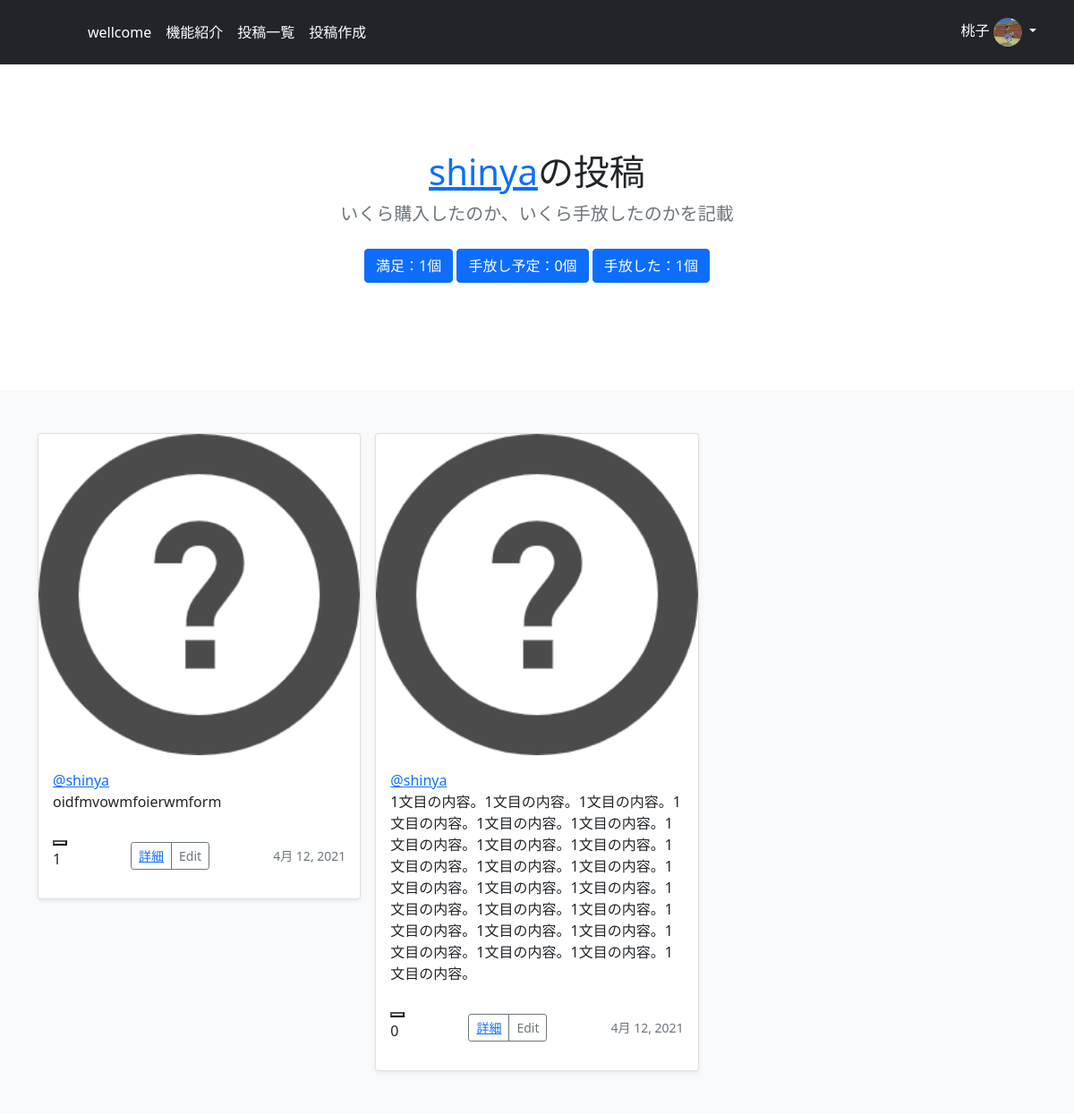
Page /user_posts/1 (signed in) on the committed database.
### minimal/models.py (models this page shows, shortened)
class CustomUser(AbstractUser):
    image = models.ImageField(upload_to='', blank=True, null=True, verbose_name='プロフィール画像', default='default_user_icon.jpeg')

class MinimalModel(models.Model):
    title = models.CharField(max_length=100)
    author = models.ForeignKey(get_user_model(), on_delete=models.CASCADE)
    buy_reason = models.TextField()
    sell_reason = models.TextField(null=True, blank=True)
    status = models.ForeignKey(ThingStatus, verbose_name='物の状況', on_delete=models.PROTECT)
    obj_image = models.ImageField(upload_to='', blank=True, null=True, default='default_thing_icon.png')
    buy_date = models.DateField()
    buy_price = models.IntegerField()
    sell_price = models.IntegerField(null=True, blank=True)
    nice_throw = models.IntegerField(null=True, blank=True)

### minimal/views.py (the view)
# urls.py: path('user_posts/<int:pk>', views.user_posts, name='user_posts'),
def user_posts(request, pk):
    context = user_posts_base(pk)
    return render(request, 'user_posts.html', context)

### minimal/views.py (called while the page is built)
def user_posts_base(pk):
    user = get_object_or_404(CustomUser, pk=pk)
    object_list = MinimalModel.objects.filter(author=user)
    satisfied_list = MinimalModel.objects.filter(author=user, status__name='満足')
    planed_list = MinimalModel.objects.filter(author=user, status__name='手放すかも')
    threw_list = MinimalModel.objects.filter(author=user, status__name='手放した')
    context = {
        'user': user,
        'object_list': object_list,
        'satisfied_list': satisfied_list,
        'planed_list': planed_list,
        'threw_list': threw_list,
    }
    return context

### templates/user_posts.html
{% extends 'base.html' %}
{% block header %}
  <section class="py-5 text-center container">
    <div class="row py-lg-5">
      <div class="col-lg-6 col-md-8 mx-auto">
        <h1 class="fw-light"><a href="{% url 'user_posts' user.id %}">{{ user.username }}</a>の投稿</h1>
        <p class="lead text-muted">いくら購入したのか、いくら手放したのかを記載</p>
        <p>
          <a href="{% url 'user_posts_satisfied' user.id %}" class="btn btn-primary my-2">満足：{{ satisfied_list.count }}個</a>
          <a href="{% url 'user_posts_planed' user.id %}" class="btn btn-primary my-2">手放し予定：{{ planed_list.count }}個</a>
          <a href="{% url 'user_posts_threw' user.id %}" class="btn btn-primary my-2">手放した：{{ threw_list.count }}個</a>
        </p>
      </div>
    </div>
  </section>
{% endblock header %}
{% block content %}
  <div class="album py-5 bg-light">
    <div class="container">
        <div class="row row-cols-1 row-cols-sm-2 row-cols-md-3 g-3">
    {% for object in object_list %}
    <div class="col">
          <div class="card shadow-sm">
            <img class="bd-placeholder-img card-img-top" width="100%" height="100%" src="{{ object.obj_image.url }}">
            <div class="card-body">
            <a href="{% url 'user_posts' object.author.id %}">@{{ object.author }}</a>
              <p class="card-text">{{ object.buy_reason }}</p>
              <div class="d-flex justify-content-between align-items-center">
              <div class="like-outer">
                    {% include 'like.html' %}
              </div>
                <div class="btn-group">
                  <button type="button" class="btn btn-sm btn-outline-secondary"><a href="{% url 'detail' object.pk %}">詳細</a></button>
                  <button type="button" class="btn btn-sm btn-outline-secondary">Edit</button>
                </div>
                <small class="text-muted">{{ object.buy_date }}</small>
              </div>
            </div>
          </div>
        </div>
    {% endfor %}
    </div>
{% endblock content %}

### templates/base.html (shortened to what this page needs)
{% load static %}
<!doctype html>
<html lang="ja">
  <head>
    <link href="https://cdn.jsdelivr.net/npm/bootstrap@5.0.0-beta1/dist/css/bootstrap.min.css" rel="stylesheet">
    {% block customcss %}
    <link href="{% static 'header.css' %}" rel="stylesheet">
    {% endblock customcss %}
  </head>
  <body>
    <header class="p-3 bg-dark text-white">
      <div class="container">
        <div class="d-flex flex-wrap align-items-center justify-content-center justify-content-lg-start">
          <a href="/" class="d-flex align-items-center mb-2 mb-lg-0 text-white text-decoration-none">
          <svg class="bi me-2" width="40" height="32"><use xlink:href="#bootstrap"/></svg>
          </a>
          <ul class="nav col-12 col-lg-auto me-lg-auto mb-2 justify-content-center mb-md-0">
            <li><a href="{% url 'index' %}" class="nav-link px-2 text-white">wellcome</a></li>
            <li><a href="#" class="nav-link px-2 text-white">機能紹介</a></li>
            <li><a href="{% url 'list' %}" class="nav-link px-2 text-white">投稿一覧</a></li>
            {% if request.user.is_authenticated %}
            <li><a href="{% url 'create' %}" class="nav-link px-2 text-white">投稿作成</a></li>
            {% endif %}
          </ul>
      {% if request.user.is_authenticated %}
          <div class="dropdown text-end">
            <a href="#" class="d-block link-dark text-decoration-none dropdown-toggle" id="dropdownUser1" data-bs-toggle="dropdown" aria-expanded="false">
            {{ request.user }}
            <img src="{{ request.user.image.url }}" alt="mdo" width="32" height="32" class="rounded-circle">
            </a>
          </div>
      {% else %}
          <div class="text-end">
            <a href="{% url 'login' %}"><button type="button" class="btn btn-outline-light me-2">Login</button></a>
            <a href="{% url 'signup' %}"><button type="button" class="btn btn-warning">Sign-up</button></a>
          </div>
      {% endif %}
        </div>
      </div>
    </header>
    {% block header %}
    {% endblock header %}
    {% block content %}
    {% endblock content %}
</body>

### templates/like.html (shortened to what this page needs)
{% if user.is_authenticated %}
<form action="{% url 'like' %}" method="POST">
    {% if object.id in liked_list %}
        <button id="like" name="{{ object.id }}"><i class="fas fa-lg fa-heart like-red"></i></button>
    {% else %}
        <button id="like" name="{{ object.id }}"></button>
    {% endif %}
</form>
<p name="{{ object.id }}-count" class="count"> {{ object.like_set.count }} </p>
{% else %}
<p id="like" name="{{ object.id }}"><i class="fas fa-lg fa-heart like-red"></i>アイコンを挿入</p>
<p name="{{ object.id }}-count" class="count"> {{ object.like_set.count }} </p>
{% endif %}

### minimal/static/header.css (style rules this page uses)
.bi { vertical-align: -.125em; fill: currentColor; }
.dropdown-toggle { outline: 0; color: white; }

### rows in the picture
CustomUser: user "桃子", user.image (picture)
CustomUser: username "shinya"
MinimalModel: obj_image (placeholder picture), author "shinya", buy_reason "oidfmvowmfoierwmform", like_set.count "1", buy_date "4月 12, 2021"
MinimalModel: obj_image (placeholder picture), author "shinya", buy_reason "1文目の内容。1文目の内容。1文目の内容。1文目の内容。1文目の内容。1文目の内容。1文目の内容。1文目の内容。1文目の内容。1文目の内容。1文目の内容。1文目の内容。1文目の内容。1文目の内容。1文目の内容。1文目の内容。1文目の内容。1文目の内容。1文目の内容。1文目の内容。1文目の内容。1文目の内容。1文目の内容。1文目の内容。1文目の内容。", like_set.count "0", buy_date "4月 12, 2021"

### other values in the picture
{{ satisfied_list.count }} "1"
{{ planed_list.count }} "0"
{{ threw_list.count }} "1"
